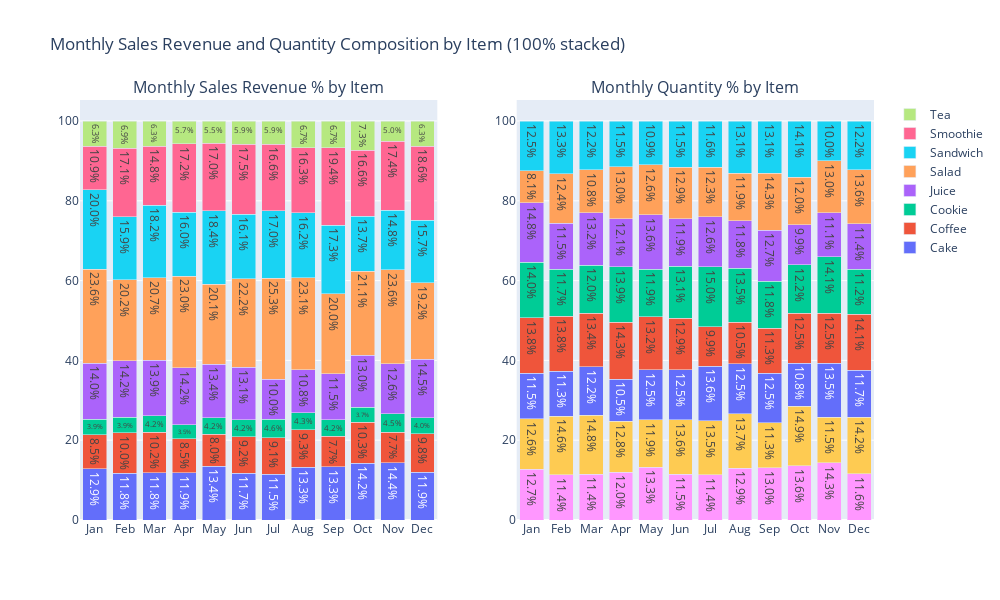

The cell this chart's notebook holds for it:
### Code cell
def normalize_to_percent(df, value_col):
    df_percent = df.copy()
    df_percent['Percent'] = df_percent.groupby('Month_Num')[value_col].transform(lambda x: x / x.sum() * 100)
    return df_percent

monthly_sales_revenue_pct = normalize_to_percent(monthly_sales_revenue, 'Total Spent')
monthly_sales_qty_pct = normalize_to_percent(monthly_sales_qty, 'Quantity')

fig = make_subplots(
    rows=1, cols=2,
    subplot_titles=("Monthly Sales Revenue % by Item", "Monthly Quantity % by Item"),
    shared_yaxes=False
)

for item in monthly_sales_revenue_pct['Item'].unique():
    item_data = monthly_sales_revenue_pct[monthly_sales_revenue_pct['Item'] == item].sort_values('Month_Num')
    fig.add_trace(go.Bar(
        x=item_data['Month'],
        y=item_data['Percent'],
        name=item,
        text=[f"{v:.1f}%" for v in item_data['Percent']],
        textposition='inside'
    ), row=1, col=1)

for item in monthly_sales_qty_pct['Item'].unique():
    item_data = monthly_sales_qty_pct[monthly_sales_qty_pct['Item'] == item].sort_values('Month_Num')
    fig.add_trace(go.Bar(
        x=item_data['Month'],
        y=item_data['Percent'],
        name=item,
        text=[f"{v:.1f}%" for v in item_data['Percent']],
        textposition='inside',
        showlegend=False  # hide duplicate legend
    ), row=1, col=2)

fig.update_layout(
    barmode='stack',
    height=600, width=1000,
    title_text="Monthly Sales Revenue and Quantity Composition by Item (100% stacked)",
)

fig.show()

### Figure 1 — Plotly figure (JSON) as saved in the notebook; plotly's stock layout.template omitted (floating-point values rounded to 4 significant figures)
{"data": [{"name": "Cake", "text": ["12.9%", "11.8%", "11.8%", "11.9%", "13.4%", "11.7%", "11.5%", "13.3%", "13.3%", "14.2%", "14.4%", "11.9%"], "textposition": "inside", "type": "bar", "x": ["Jan", "Feb", "Mar", "Apr", "May", "Jun", "Jul", "Aug", "Sep", "Oct", "Nov", "Dec"], "xaxis": "x", "y": [12.89, 11.77, 11.79, 11.9, 13.42, 11.68, 11.51, 13.27, 13.29, 14.17, 14.37, 11.91], "yaxis": "y"}, {"name": "Coffee", "text": ["8.5%", "10.0%", "10.2%", "8.5%", "8.0%", "9.2%", "9.1%", "9.3%", "7.7%", "10.3%", "7.7%", "9.8%"], "textposition": "inside", "type": "bar", "x": ["Jan", "Feb", "Mar", "Apr", "May", "Jun", "Jul", "Aug", "Sep", "Oct", "Nov", "Dec"], "xaxis": "x", "y": [8.502, 10.04, 10.17, 8.512, 8.013, 9.226, 9.112, 9.336, 7.665, 10.33, 7.687, 9.757], "yaxis": "y"}, {"name": "Cookie", "text": ["3.9%", "3.9%", "4.2%", "3.5%", "4.2%", "4.2%", "4.6%", "4.3%", "4.2%", "3.7%", "4.5%", "4.0%"], "textposition": "inside", "type": "bar", "x": ["Jan", "Feb", "Mar", "Apr", "May", "Jun", "Jul", "Aug", "Sep", "Oct", "Nov", "Dec"], "xaxis": "x", "y": [3.865, 3.888, 4.18, 3.482, 4.223, 4.238, 4.572, 4.277, 4.231, 3.741, 4.521, 4.019], "yaxis": "y"}, {"name": "Juice", "text": ["14.0%", "14.2%", "13.9%", "14.2%", "13.4%", "13.1%", "10.0%", "10.8%", "11.5%", "13.0%", "12.6%", "14.5%"], "textposition": "inside", "type": "bar", "x": ["Jan", "Feb", "Mar", "Apr", "May", "Jun", "Jul", "Aug", "Sep", "Oct", "Nov", "Dec"], "xaxis": "x", "y": [14.01, 14.23, 13.85, 14.22, 13.37, 13.14, 10.04, 10.78, 11.5, 13.02, 12.57, 14.54], "yaxis": "y"}, {"name": "Salad", "text": ["23.6%", "20.2%", "20.7%", "23.0%", "20.1%", "22.2%", "25.3%", "23.1%", "20.0%", "21.1%", "23.6%", "19.2%"], "textposition": "inside", "type": "bar", "x": ["Jan", "Feb", "Mar", "Apr", "May", "Jun", "Jul", "Aug", "Sep", "Oct", "Nov", "Dec"], "xaxis": "x", "y": [23.57, 20.23, 20.67, 22.97, 20.12, 22.2, 25.31, 23.1, 19.99, 21.08, 23.63, 19.21], "yaxis": "y"}, {"name": "Sandwich", "text": ["20.0%", "15.9%", "18.2%", "16.0%", "18.4%", "16.1%", "17.0%", "16.2%", "17.3%", "13.7%", "14.8%", "15.7%"], "textposition": "inside", "type": "bar", "x": ["Jan", "Feb", "Mar", "Apr", "May", "Jun", "Jul", "Aug", "Sep", "Oct", "Nov", "Dec"], "xaxis": "x", "y": [19.97, 15.9, 18.22, 15.99, 18.36, 16.14, 16.98, 16.2, 17.25, 13.74, 14.81, 15.69], "yaxis": "y"}, {"name": "Smoothie", "text": ["10.9%", "17.1%", "14.8%", "17.2%", "17.0%", "17.5%", "16.6%", "16.3%", "19.4%", "16.6%", "17.4%", "18.6%"], "textposition": "inside", "type": "bar", "x": ["Jan", "Feb", "Mar", "Apr", "May", "Jun", "Jul", "Aug", "Sep", "Oct", "Nov", "Dec"], "xaxis": "x", "y": [10.88, 17.09, 14.85, 17.22, 16.96, 17.51, 16.59, 16.33, 19.38, 16.62, 17.39, 18.61], "yaxis": "y"}, {"name": "Tea", "text": ["6.3%", "6.9%", "6.3%", "5.7%", "5.5%", "5.9%", "5.9%", "6.7%", "6.7%", "7.3%", "5.0%", "6.3%"], "textposition": "inside", "type": "bar", "x": ["Jan", "Feb", "Mar", "Apr", "May", "Jun", "Jul", "Aug", "Sep", "Oct", "Nov", "Dec"], "xaxis": "x", "y": [6.307, 6.853, 6.27, 5.707, 5.534, 5.864, 5.879, 6.709, 6.694, 7.313, 5.033, 6.272], "yaxis": "y"}, {"name": "Cake", "showlegend": false, "text": ["12.7%", "11.4%", "11.4%", "12.0%", "13.3%", "11.5%", "11.4%", "12.9%", "13.0%", "13.6%", "14.3%", "11.6%"], "textposition": "inside", "type": "bar", "x": ["Jan", "Feb", "Mar", "Apr", "May", "Jun", "Jul", "Aug", "Sep", "Oct", "Nov", "Dec"], "xaxis": "x2", "y": [12.75, 11.39, 11.43, 11.96, 13.27, 11.49, 11.39, 12.94, 13.05, 13.63, 14.31, 11.57], "yaxis": "y2"}, {"name": "Coffee", "showlegend": false, "text": ["12.6%", "14.6%", "14.8%", "12.8%", "11.9%", "13.6%", "13.5%", "13.7%", "11.3%", "14.9%", "11.5%", "14.2%"], "textposition": "inside", "type": "bar", "x": ["Jan", "Feb", "Mar", "Apr", "May", "Jun", "Jul", "Aug", "Sep", "Oct", "Nov", "Dec"], "xaxis": "x2", "y": [12.61, 14.58, 14.78, 12.84, 11.89, 13.61, 13.52, 13.65, 11.29, 14.91, 11.48, 14.22], "yaxis": "y2"}, {"name": "Cookie", "showlegend": false, "text": ["11.5%", "11.3%", "12.2%", "10.5%", "12.5%", "12.5%", "13.6%", "12.5%", "12.5%", "10.8%", "13.5%", "11.7%"], "textposition": "inside", "type": "bar", "x": ["Jan", "Feb", "Mar", "Apr", "May", "Jun", "Jul", "Aug", "Sep", "Oct", "Nov", "Dec"], "xaxis": "x2", "y": [11.46, 11.29, 12.15, 10.51, 12.53, 12.51, 13.57, 12.51, 12.46, 10.8, 13.51, 11.71], "yaxis": "y2"}, {"name": "Juice", "showlegend": false, "text": ["13.8%", "13.8%", "13.4%", "14.3%", "13.2%", "12.9%", "9.9%", "10.5%", "11.3%", "12.5%", "12.5%", "14.1%"], "textposition": "inside", "type": "bar", "x": ["Jan", "Feb", "Mar", "Apr", "May", "Jun", "Jul", "Aug", "Sep", "Oct", "Nov", "Dec"], "xaxis": "x2", "y": [13.85, 13.77, 13.42, 14.3, 13.22, 12.92, 9.937, 10.51, 11.29, 12.52, 12.52, 14.12], "yaxis": "y2"}, {"name": "Salad", "showlegend": false, "text": ["14.0%", "11.7%", "12.0%", "13.9%", "11.9%", "13.1%", "15.0%", "13.5%", "11.8%", "12.2%", "14.1%", "11.2%"], "textposition": "inside", "type": "bar", "x": ["Jan", "Feb", "Mar", "Apr", "May", "Jun", "Jul", "Aug", "Sep", "Oct", "Nov", "Dec"], "xaxis": "x2", "y": [13.98, 11.75, 12.02, 13.86, 11.94, 13.11, 15.03, 13.51, 11.78, 12.17, 14.12, 11.2], "yaxis": "y2"}, {"name": "Sandwich", "showlegend": false, "text": ["14.8%", "11.5%", "13.2%", "12.1%", "13.6%", "11.9%", "12.6%", "11.8%", "12.7%", "9.9%", "11.1%", "11.4%"], "textposition": "inside", "type": "bar", "x": ["Jan", "Feb", "Mar", "Apr", "May", "Jun", "Jul", "Aug", "Sep", "Oct", "Nov", "Dec"], "xaxis": "x2", "y": [14.81, 11.54, 13.24, 12.06, 13.62, 11.91, 12.6, 11.85, 12.71, 9.912, 11.06, 11.43], "yaxis": "y2"}, {"name": "Smoothie", "showlegend": false, "text": ["8.1%", "12.4%", "10.8%", "13.0%", "12.6%", "12.9%", "12.3%", "11.9%", "14.3%", "12.0%", "13.0%", "13.6%"], "textposition": "inside", "type": "bar", "x": ["Jan", "Feb", "Mar", "Apr", "May", "Jun", "Jul", "Aug", "Sep", "Oct", "Nov", "Dec"], "xaxis": "x2", "y": [8.07, 12.41, 10.79, 12.99, 12.58, 12.92, 12.31, 11.94, 14.27, 11.99, 12.99, 13.56], "yaxis": "y2"}, {"name": "Tea", "showlegend": false, "text": ["12.5%", "13.3%", "12.2%", "11.5%", "10.9%", "11.5%", "11.6%", "13.1%", "13.1%", "14.1%", "10.0%", "12.2%"], "textposition": "inside", "type": "bar", "x": ["Jan", "Feb", "Mar", "Apr", "May", "Jun", "Jul", "Aug", "Sep", "Oct", "Nov", "Dec"], "xaxis": "x2", "y": [12.47, 13.27, 12.15, 11.48, 10.95, 11.54, 11.63, 13.08, 13.15, 14.07, 10.02, 12.19], "yaxis": "y2"}], "layout": {"annotations": [{"font": {"size": 16}, "showarrow": false, "text": "Monthly Sales Revenue % by Item", "x": 0.225, "xanchor": "center", "xref": "paper", "y": 1, "yanchor": "bottom", "yref": "paper"}, {"font": {"size": 16}, "showarrow": false, "text": "Monthly Quantity % by Item", "x": 0.775, "xanchor": "center", "xref": "paper", "y": 1, "yanchor": "bottom", "yref": "paper"}], "barmode": "stack", "height": 600, "title": {"text": "Monthly Sales Revenue and Quantity Composition by Item (100% stacked)"}, "width": 1000, "xaxis": {"anchor": "y", "domain": [0, 0.45]}, "xaxis2": {"anchor": "y2", "domain": [0.55, 1]}, "yaxis": {"anchor": "x", "domain": [0, 1]}, "yaxis2": {"anchor": "x2", "domain": [0, 1]}}}
